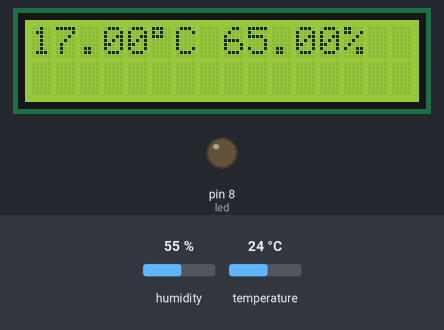
A sketch run on a simulated Arduino Uno, built with avr-gcc and run on an emulated ATmega328P. Parts: 16×2 character LCD, output pins drawn as LEDs (lit = HIGH). The test bench sets the inputs (shaded band); at power-on: humidity 55 %, temperature 24 °C. WiFi joins after 1.5 s; servers stay silent unless stated; uploads are accepted with an empty reply; what the sketch prints to the serial monitor is not drawn.

Above: at 2.1 s.
At 3.8 s:
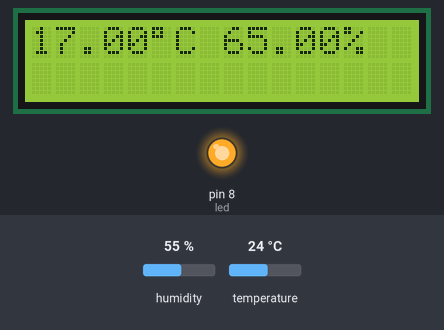
At 4.9 s:
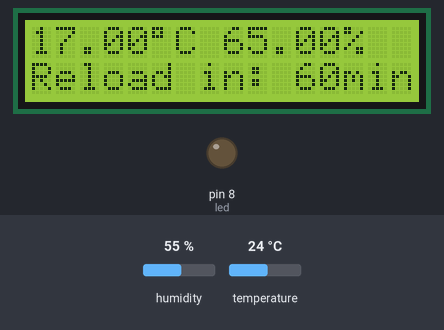
At 124.9 s:
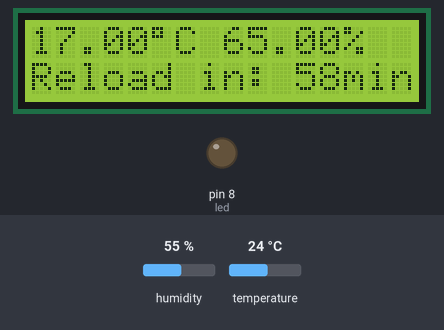
Timing chart, 0 to 126.4 s (numbered marks = the images above):
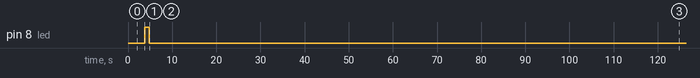

The sketch:

sketch_climanet.ino
```cpp
#include <LiquidCrystal.h> //lcd
#include <DHT.h> //sensor
#include <SPI.h> //ethernet
#include <Ethernet.h> //ethernet

//SENSOR DHT11
#define DHTPIN 9  //Digital pin conectado al sensor DHT
#define DHTTYPE DHT11  //Modelo del sensor DHT
DHT dht(DHTPIN, DHTTYPE); //Creacion del objeto del sensor pasando como parametros el pin y el modelo

//PANTALLA LCD
LiquidCrystal lcd(7,6,5,4,3,2);

//ETHERNET SHIELD
byte mac[] = { 0xDE, 0xAD, 0xBE, 0xEF, 0xFE, 0xED };
IPAddress ipServer(192,168,1,146);
IPAddress ipClient(192,168,1,150);
EthernetClient client;

//VARIABLES PROGRAMA
int led = 8; //led verde
float t; //temperatura
float h; //humedad
const unsigned long second = 1000;
const unsigned long minute = 60000;
const unsigned long hour = 3600*second;

void setup() {
  Serial.begin(9600);

  dht.begin(); // Inicializa el sensor
  lcd.begin(16,2); //define el número de columnas y filas, respectivamente, de la pantalla lcd
  pinMode(led, OUTPUT); //inicializacion del led como salida

  while(!Serial){

  }
}

void loop() {
  delay(2000);

  t = dht.readTemperature(); //Guardamos el valor de la temperatura en t
  h = dht.readHumidity(); //Guardamos el valor de la humedad en h

  if(isnan(t) || isnan(h)){ //Si los valores son incorrectos retorna al principio del loop
    Serial.println("Error en la lectura de temperatura y humedad!");
    return;
  }

  t = t - 7;
  h = h + 10;

  lcd.setCursor(0,0);
  lcd.print(String(t) + (char)223 + "C " + String(h) + "%");  //(char)223 = º

  //----------------CONEXION ARDUINO-MYSQL----------------

  if(Ethernet.begin(mac) == 0){
    Serial.println("Failed to configure Ethernet using DHCP");
    Ethernet.begin(mac,ipClient);
  }

  Serial.println("connecting...");

  if(client.connect(ipServer, 80)){
    Serial.println("connected");
    digitalWrite(led, true);
    delay(1000);
    /*client.print("GET /arduino_mysql/mysql.php?temperature=61&humidity=94");*/
    client.print("GET /climanet/controllers/createRecordController.php?temperature=");
    client.print(t);
    client.print("&humidity=");
    client.print(h);
    client.println(" HTTP/1.0");
    client.println("Connection: close");
    client.println();

    client.println();
    digitalWrite(led, false);
  }else{
    Serial.println("connection failed");
    return;
  }
  //---------------------------------------------------------
  if(client.available()){
    char c = client.read();
    Serial.print(c);
  }

  if(!client.connected()){
    Serial.println();
    Serial.println("disconnecting");
    client.stop();

    while(true);
  }

  ///////////////////////////////////////////////

  for(int timer = 60; timer > 0; timer--){
    lcd.setCursor(0,1);
    lcd.print("Reload in: " + String(timer) + "min");
    delay(minute);
  }

}
```

Measured:
- by itself, pin 8 (led): LOW → HIGH at 3.8 s, → LOW 1.0 s later
- what the display in image 0 shows lasts 2.8 s, from 2.1 s to 4.9 s
- what the display in image 2 shows lasts 60.0 s, from 4.9 s to 64.9 s
